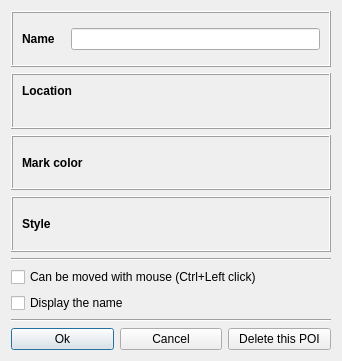
<ui version="4.0" >
 <class>PoiEditorDialog</class>
 <widget class="QDialog" name="PoiEditorDialog" >
  <property name="geometry" >
   <rect>
    <x>0</x>
    <y>0</y>
    <width>342</width>
    <height>361</height>
   </rect>
  </property>
  <property name="windowTitle" >
   <string>Point of interest</string>
  </property>
  <layout class="QVBoxLayout" >
   <item>
    <widget class="QFrame" name="frame" >
     <property name="autoFillBackground" >
      <bool>false</bool>
     </property>
     <property name="frameShape" >
      <enum>QFrame::Box</enum>
     </property>
     <property name="frameShadow" >
      <enum>QFrame::Raised</enum>
     </property>
     <layout class="QHBoxLayout" >
      <item>
       <widget class="QLabel" name="label" >
        <property name="font" >
         <font>
          <weight>75</weight>
          <bold>true</bold>
         </font>
        </property>
        <property name="text" >
         <string>Name</string>
        </property>
        <property name="alignment" >
         <set>Qt::AlignLeading|Qt::AlignLeft|Qt::AlignVCenter</set>
        </property>
       </widget>
      </item>
      <item>
       <spacer>
        <property name="orientation" >
         <enum>Qt::Horizontal</enum>
        </property>
        <property name="sizeType" >
         <enum>QSizePolicy::Fixed</enum>
        </property>
        <property name="sizeHint" >
         <size>
          <width>10</width>
          <height>20</height>
         </size>
        </property>
       </spacer>
      </item>
      <item>
       <widget class="QLineEdit" name="inputName" />
      </item>
     </layout>
    </widget>
   </item>
   <item>
    <widget class="QFrame" name="frame_2" >
     <property name="autoFillBackground" >
      <bool>false</bool>
     </property>
     <property name="frameShape" >
      <enum>QFrame::Box</enum>
     </property>
     <property name="frameShadow" >
      <enum>QFrame::Raised</enum>
     </property>
     <layout class="QVBoxLayout" >
      <property name="spacing" >
       <number>0</number>
      </property>
      <item>
       <widget class="QLabel" name="label_2" >
        <property name="font" >
         <font>
          <weight>75</weight>
          <bold>true</bold>
         </font>
        </property>
        <property name="text" >
         <string>Location</string>
        </property>
        <property name="alignment" >
         <set>Qt::AlignLeading|Qt::AlignLeft|Qt::AlignVCenter</set>
        </property>
       </widget>
      </item>
      <item>
       <layout class="QHBoxLayout" >
        <property name="spacing" >
         <number>0</number>
        </property>
        <item>
         <spacer>
          <property name="orientation" >
           <enum>Qt::Horizontal</enum>
          </property>
          <property name="sizeType" >
           <enum>QSizePolicy::Fixed</enum>
          </property>
          <property name="sizeHint" >
           <size>
            <width>16</width>
            <height>20</height>
           </size>
          </property>
         </spacer>
        </item>
        <item>
         <widget class="PositionEditorWidget" name="inputPosition" >
          <property name="toolTip" >
           <string/>
          </property>
          <property name="whatsThis" >
           <string/>
          </property>
         </widget>
        </item>
       </layout>
      </item>
     </layout>
    </widget>
   </item>
   <item>
    <widget class="QFrame" name="frame_3" >
     <property name="autoFillBackground" >
      <bool>false</bool>
     </property>
     <property name="frameShape" >
      <enum>QFrame::Box</enum>
     </property>
     <property name="frameShadow" >
      <enum>QFrame::Raised</enum>
     </property>
     <layout class="QHBoxLayout" >
      <item>
       <widget class="QLabel" name="label_3" >
        <property name="font" >
         <font>
          <weight>75</weight>
          <bold>true</bold>
         </font>
        </property>
        <property name="text" >
         <string>Mark color</string>
        </property>
        <property name="alignment" >
         <set>Qt::AlignLeading|Qt::AlignLeft|Qt::AlignVCenter</set>
        </property>
       </widget>
      </item>
      <item>
       <spacer>
        <property name="orientation" >
         <enum>Qt::Horizontal</enum>
        </property>
        <property name="sizeType" >
         <enum>QSizePolicy::Fixed</enum>
        </property>
        <property name="sizeHint" >
         <size>
          <width>10</width>
          <height>20</height>
         </size>
        </property>
       </spacer>
      </item>
      <item>
       <widget class="ColorEditorWidget" name="inputMarkColor" >
        <property name="toolTip" >
         <string/>
        </property>
        <property name="whatsThis" >
         <string/>
        </property>
       </widget>
      </item>
     </layout>
    </widget>
   </item>
   <item>
    <widget class="QFrame" name="frame_4" >
     <property name="autoFillBackground" >
      <bool>false</bool>
     </property>
     <property name="frameShape" >
      <enum>QFrame::Box</enum>
     </property>
     <property name="frameShadow" >
      <enum>QFrame::Raised</enum>
     </property>
     <layout class="QHBoxLayout" >
      <item>
       <widget class="QLabel" name="label_4" >
        <property name="font" >
         <font>
          <weight>75</weight>
          <bold>true</bold>
         </font>
        </property>
        <property name="text" >
         <string>Style</string>
        </property>
        <property name="alignment" >
         <set>Qt::AlignLeading|Qt::AlignLeft|Qt::AlignVCenter</set>
        </property>
       </widget>
      </item>
      <item>
       <spacer>
        <property name="orientation" >
         <enum>Qt::Horizontal</enum>
        </property>
        <property name="sizeType" >
         <enum>QSizePolicy::Fixed</enum>
        </property>
        <property name="sizeHint" >
         <size>
          <width>10</width>
          <height>20</height>
         </size>
        </property>
       </spacer>
      </item>
      <item>
       <widget class="TextStyleEditorWidget" name="inputStyle" >
        <property name="toolTip" >
         <string/>
        </property>
        <property name="whatsThis" >
         <string/>
        </property>
       </widget>
      </item>
     </layout>
    </widget>
   </item>
   <item>
    <widget class="Line" name="line" >
     <property name="orientation" >
      <enum>Qt::Horizontal</enum>
     </property>
    </widget>
   </item>
   <item>
    <widget class="QCheckBox" name="cbIsMovable" >
     <property name="text" >
      <string>Can be moved with mouse (Ctrl+Left click)</string>
     </property>
    </widget>
   </item>
   <item>
    <widget class="QCheckBox" name="cbShowLabel" >
     <property name="text" >
      <string>Display the name</string>
     </property>
    </widget>
   </item>
   <item>
    <widget class="Line" name="line_2" >
     <property name="orientation" >
      <enum>Qt::Horizontal</enum>
     </property>
    </widget>
   </item>
   <item>
    <layout class="QHBoxLayout" >
     <item>
      <widget class="QPushButton" name="btValid" >
       <property name="text" >
        <string>Ok</string>
       </property>
      </widget>
     </item>
     <item>
      <widget class="QPushButton" name="btCancel" >
       <property name="text" >
        <string>Cancel</string>
       </property>
      </widget>
     </item>
     <item>
      <widget class="QPushButton" name="btDelete" >
       <property name="text" >
        <string>Delete this POI</string>
       </property>
      </widget>
     </item>
    </layout>
   </item>
  </layout>
 </widget>
 <customwidgets>
  <customwidget>
   <class>ColorEditorWidget</class>
   <extends>QWidget</extends>
   <header>ColorEditorWidget.h</header>
  </customwidget>
  <customwidget>
   <class>PositionEditorWidget</class>
   <extends>QWidget</extends>
   <header>PositionEditorWidget.h</header>
  </customwidget>
  <customwidget>
   <class>TextStyleEditorWidget</class>
   <extends>QWidget</extends>
   <header>TextStyleEditorWidget.h</header>
  </customwidget>
 </customwidgets>
 <resources/>
 <connections/>
</ui>
